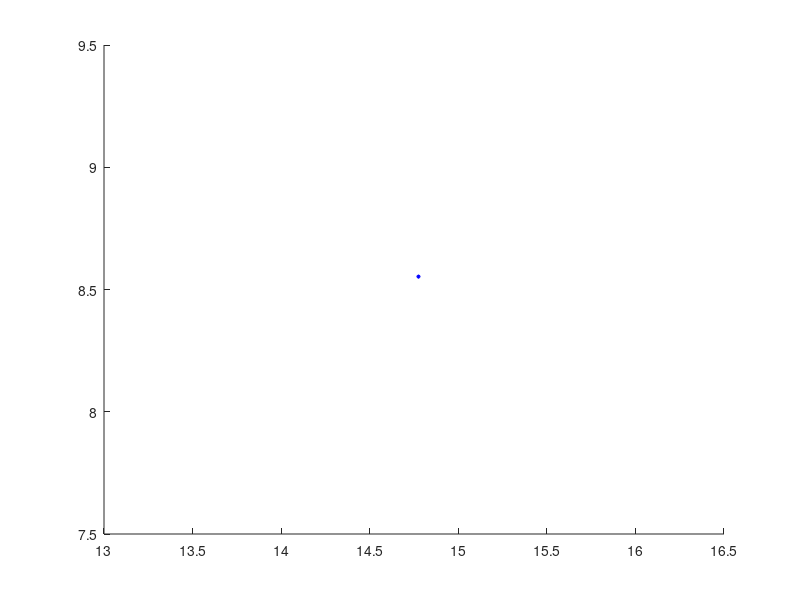

Here is the MATLAB script that generated this plot: (Note: this script raises an error after producing the figure.)



% tic; % timer
clear; clc; hold on;
i = 1; % iterator
b = 15; h = 15; % base & height
AP = [b/2 h/2]; % central AP
nSTAs = 10; % number of stations
P_tx = 21; % transmitted power by AP in dBm

draw = 1; % 1 - to plot the room, 0 - to not plot.

lambda = 2.06;  % attenuation factor
L_o = 54.1200;  % path loss intercept
k = 5.25;       % attenuation of each wall
W = 0.1467;     % average number of traversed walls per meter

coordinates = zeros(nSTAs,2);  % initialize matrix coordinates 
distance = zeros(nSTAs,1);     % initialize array distance
P_rx = zeros(nSTAs,1);         % initialize array received power

while i <= nSTAs
    
    % random position generation of STAs
    j = 1;
    xSTA = rand*b; % x random position
    coordinates(i,j) = xSTA; 
    j = 2;
    while j == 2
        ySTA = rand*h; % y random position 
        coordinates(i,j) = ySTA;
        break;
    end
    if (draw == 1); plot(xSTA, ySTA, "*b", 'MarkerSize', 3); end % plots the STA
    
    distance(i) = distanceToAP(AP,coordinates(i,1),coordinates(i,2));
    P_rx(i) = STAPowerReceived(P_tx, distance(i), lambda, L_o, k, W); % received power
    fprintf("--------------- STA number %d ---------------\n\n", i);
    singleSTA_throughput(P_rx(i));
    i = i+1;
end

MaxCycles = 5;
time = 0;
prob_err = 0.1;
SuccTx = zeros(1, nSTAs);
Throughput = zeros(1, nSTAs);

for i = 1:MaxCycles

    for j = 1:nSTAs
        Ts = TxToSTA(j); % transmition time of each station
        %wifiTransmissionTimeBasic()

        if (rand() < prob_err) 
            SuccTx(j) = SuccTx(j) + 1; % successful transmissions/cycle in each STA
        end

        time = time + Ts; % time addition
    end

end

for s = 1:NSTas
    Throughput(s) = L * TxToSTA(s) / time;
end

distance = sort(distance,'ascend');
P_rx = sort(P_rx,'descend');

drawScenario(draw, b, h, P_rx, distance); %end

% toc; % timer
